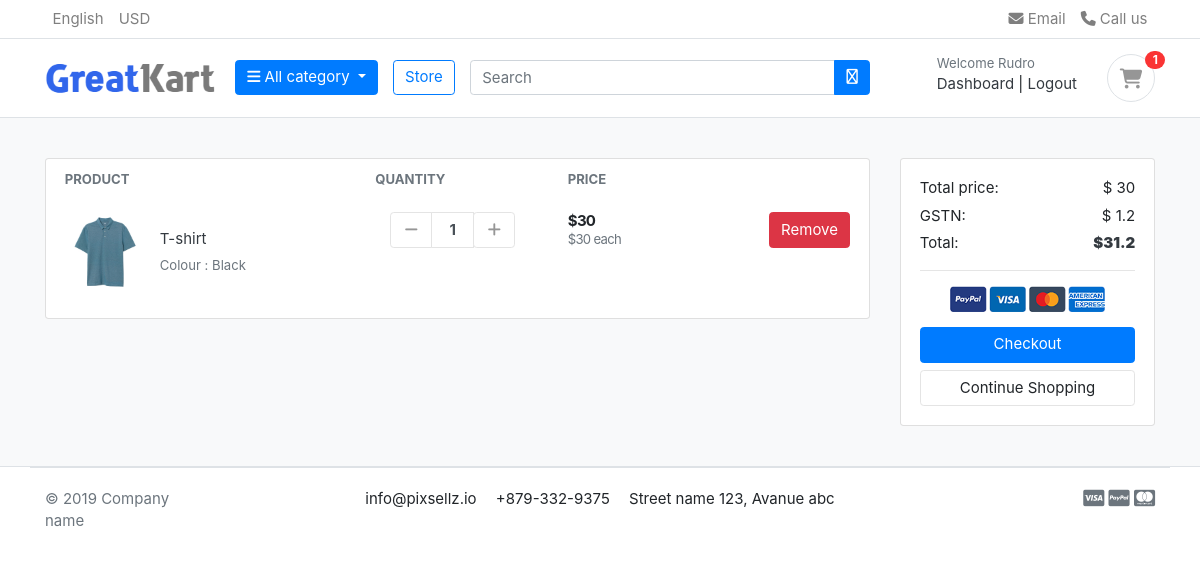
The page /cart/ (signed in) on the database as committed earlier.
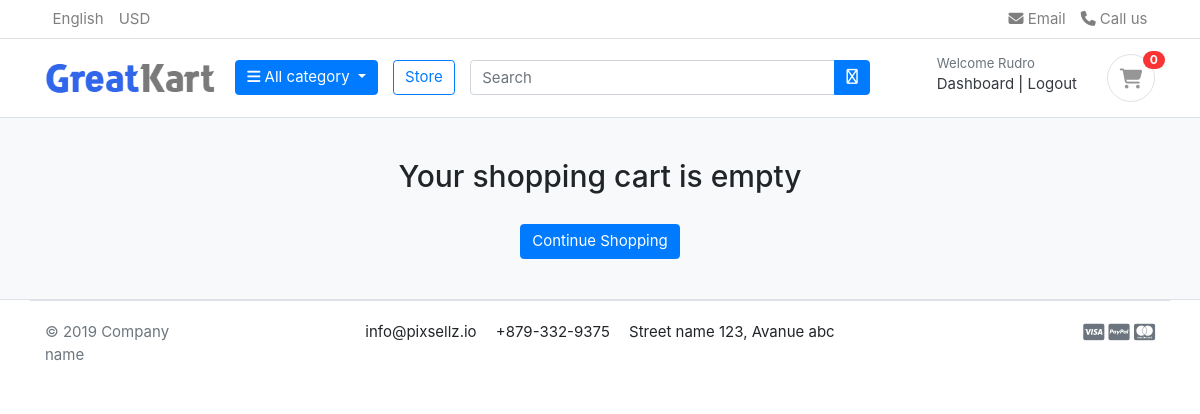
The same page on the database as committed later.
### account/models.py (models this page shows, shortened)
class Account(AbstractBaseUser):
    first_name = models.CharField(max_length=50)
    last_name = models.CharField(max_length=50)
    username = models.CharField(max_length=20,unique= True)
    email = models.EmailField(max_length=100,unique=True)
    phone_number = models.CharField(max_length=100)
    date_join = models.DateTimeField(auto_now_add=True)
    last_login = models.DateTimeField(auto_now_add=True)
    is_admin = models.BooleanField(default=False)
    is_staff = models.BooleanField(default=False)
    is_active = models.BooleanField(default=False)
    is_superadmin = models.BooleanField(default= False)
    USERNAME_FIELD = 'email'
    REQUIRED_FIELDS = ['username','first_name','last_name',]
    objects = MyAccountManager()

### carts/models.py (models this page shows, shortened)
class CartItem(models.Model):
    user = models.ForeignKey(Account, on_delete=models.CASCADE, null=True)
    product = models.ForeignKey(Product, on_delete=models.CASCADE)
    variations = models.ManyToManyField(Variation,blank=True)
    cart = models.ForeignKey(Cart,on_delete=models.CASCADE, null=True)
    quantity = models.IntegerField()
    is_active = models.BooleanField(default=True)
    def sub_total(self):
        return self.product.price * self.quantity

### store/models.py (models this page shows, shortened)
class Product(models.Model):
    product_name = models.CharField(max_length=200, unique=True)
    slug = models.SlugField(max_length=200, unique=True)
    description = models.TextField(max_length=500, blank=True)
    price = models.IntegerField()
    image = models.ImageField(upload_to='photos/product')
    stock = models.IntegerField()
    is_avilable = models.BooleanField(default=True)
    category = models.ForeignKey(Category, on_delete=models.CASCADE)
    created_date = models.DateTimeField(auto_now_add= True)
    modified_date = models.DateTimeField(auto_now=True)
    def get_url(self):
        return reverse('product_detail', args=[self.category.slug, self.slug])

class Variation(models.Model):
    product = models.ForeignKey(Product, on_delete=models.CASCADE)
    variation_category = models.CharField(max_length=100, choices=variation_category_choice)
    variation_value = models.CharField(max_length=100)
    is_active = models.BooleanField(default=True)
    creted_date = models.DateTimeField(auto_now=True)
    objects = VariationManager()

### carts/views.py (the view)
# urls.py: path('',views.cart, name='cart'),
def cart(request, total=0, quantity=0, cart_items=None):
    try:
        gst = 0
        grand_total = 0
        if request.user.is_authenticated:
            cart_items = CartItem.objects.filter(user=request.user, is_active = True)
        else:
            cart = Cart.objects.get(cart_id = _cart_id(request))
            cart_items = CartItem.objects.filter(cart=cart, is_active = True)
        for cart_item in cart_items:
            total += (cart_item.product.price * cart_item.quantity)
            quantity += cart_item.quantity
        gst = (4 * total) / 100
        grand_total = total + gst
    except ObjectDoesNotExist :
        pass
    context = {
        'total' : total,
        'quantity' : quantity,
        'cart_items' : cart_items,
        'gst' : gst,
        'grand_total' : grand_total
    }
    return render(request,'carts/cart.html',context)

### carts/context_processors.py (called while the page is built)
def counter(request):
    cart_count = 0
    if 'admin' in request.path:
        return()
    else:
        try:
            cart = Cart.objects.filter(cart_id = _cart_id(request))
            if request.user.is_authenticated:
                cart_items = CartItem.objects.filter(user=request.user)
            else:
                cart_items = CartItem.objects.filter(cart=cart[:1])
            for cart_item in cart_items:
                cart_count += cart_item.quantity
        except Cart.DoesNotExist:
            cart_count = 0
    return dict(cart_count=cart_count)

### carts/views.py (called while the page is built)
def _cart_id(request):
    cart = request.session.session_key
    if not cart:
        cart = request.session.create()
    return cart

### category/context_processors.py (called while the page is built)
def menu_links(request):
    links = Category.objects.all()
    return dict(links=links)

### category/models.py (called while the page is built)
    def get_url(self):
        return reverse('products_by_category', args=[self.slug])

### templates/carts/cart.html (shortened to what this page needs)
{% extends "base.html" %}
{% load static %}
{% block content %}
<section class="section-content padding-y bg">
    <div class="container">
    {% if not  cart_items %}
    <h2 class="text-center">Your shopping cart is empty</h2>
    <br>
    <div class='text-center'>
        <a href="{% url "store" %}" class='btn btn-primary'>Continue Shopping</a>
    </div>
    {% else %}
    <div class="row">
    <aside class="col-lg-9">
    <div class="card">
        <table class="table table-borderless table-shopping-cart">
            <thead class="text-muted">
            <tr class="small text-uppercase">
            <th scope="col">Product</th>
            <th scope="col" width="120">Quantity</th>
            <th scope="col" width="120">Price</th>
            <th scope="col" class="text-right" width="200"> </th>
            </tr>
            </thead>
        <tbody>
        {% for cart_item in cart_items  %}
        <tr>
            <td>
                <figure class="itemside align-items-center">
                    <div class="aside"><img src="{{cart_item.product.image.url}}" class="img-sm"></div>
                    <figcaption class="info">
                        <a href="{{ cart_item.product.get_url }}" class="title text-dark">{{cart_item.product.product_name}}</a>
                        <p class="text-muted small">
                            {% if cart_item.variations.all %}
                                {% for item in cart_item.variations.all %}
                                {{item.variation_category | capfirst}} : {{item.variation_value | capfirst}} <br>
                                {% endfor %}
                            {% endif %}
                        </p>
                    </figcaption>
                </figure>
            </td>
            <td>
                            <div class="col">
                                <div class="input-group input-spinner">
                                    <div class="input-group-prepend">
                                    <a href="{% url "remove_cart" cart_item.product.id cart_item.id %}" class="btn btn-light" type="button" id="button-plus"> <i class="fa fa-minus"></i> </a>
                                    </div>
                                    <input type="text" class="form-control"  value="{{cart_item.quantity}}">
                                    <div class="input-group-append">
                                    <form action="{% url "add_cart" cart_item.product.id %}" method="POST">
                                        <button class="btn btn-light" type="submit" id="button-minus"> <i class="fa fa-plus"></i></button>
                                    </form>
                                    </div>
                                </div>
                            </div>
            </td>
            <td>
                <div class="price-wrap">
                    <var class="price"> ${{ cart_item.sub_total }} </var>
                    <small class="text-muted"> ${{cart_item.product.price}} each </small>
                </div>
            </td>
            <td class="text-right">
            <a href="{% url "remove_cart_item" cart_item.product.id cart_item.id %}" onclick="return confirm('Are you sure you want to delete this item?')" class="btn btn-danger"> Remove</a>
            </td>
        </tr>
    {% endfor %}
    </tbody>
    </table>
    </div>
    </aside>
        <aside class="col-lg-3">
            <div class="card">
            <div class="card-body">
                <dl class="dlist-align">
                  <dt>Total price:</dt>
                  <dd class="text-right">$ {{total}}</dd>
                </dl>
                <dl class="dlist-align">
                  <dt>GSTN:</dt>
                  <dd class="text-right">$ {{gst}}</dd>
                </dl>
                <dl class="dlist-align">
                  <dt>Total:</dt>
                  <dd class="text-right text-dark b"><strong>${{grand_total}}</strong></dd>
                </dl>
                <hr>
                <p class="text-center mb-3">
                    <img src="{% static 'images/misc/payments.png' %}" height="26">
                </p>
                <a href="{% url "checkout" %}" class="btn btn-primary btn-block"> Checkout </a>
                <a href="{% url "store" %}" class="btn btn-light btn-block">Continue Shopping</a>
            </div>
            </div>
    </aside>
    </div>
    {% endif %}
    </div>
    </section>
{% endblock content %}

### templates/base.html (shortened to what this page needs)
{% load static %}
<!DOCTYPE html>
<html lang="en">
<head>
    <link rel="stylesheet" href="https://cdn.jsdelivr.net/npm/bootstrap@4.6.2/dist/css/bootstrap.min.css">
    <link href="{% static 'fontawesomefree/css/fontawesome.css' %}" rel="stylesheet" type="text/css">
    <link href="{% static 'fontawesomefree/css/solid.css' %}" rel="stylesheet" type="text/css">
    <link rel="stylesheet" href="{% static "css/responsive.css" %}">
    <link rel="stylesheet" href="{% static "css/ui.css" %}">
</head>
<body>
    {% include "partials/_header.html" %}
    {% block content %}
    {% endblock content %}
    {% include "partials/_footer.html" %}
</body>
</html>

### templates/partials/_header.html (shortened to what this page needs)
{% load static %}
<header class="section-header">
	<nav class="navbar p-md-0 navbar-expand-sm navbar-light border-bottom">
	<div class="container">
	  <div class="collapse navbar-collapse" id="navbarTop4">
		<ul class="navbar-nav mr-auto">
			<li class="nav-item dropdown">
				 <a href="#" class="nav-link"> English </a>
			</li>
			<li class="nav-item dropdown">
				<a href="#" class="nav-link"> USD </a>
			</li>
		</ul>
		<ul class="navbar-nav">
			<li><a href="#" class="nav-link"> <i class="fa fa-envelope"></i> Email </a></li>
			<li><a href="#" class="nav-link"> <i class="fa fa-phone"></i> Call us </a></li>
		</ul>
	  </div>
	</div>
	</nav>
	<section class="header-main border-bottom">
		<div class="container">
	<div class="row align-items-center">
		<div class="col-lg-2 col-md-3 col-6">
			<a href="{% url "home" %}" class="brand-wrap">
				<img class="logo" src="{% static "images/logo.png" %}">
			</a>
		</div>
		<div class="col-lg col-sm col-md col-6 flex-grow-0">
			<div class="dropdown category-wrap d-inline-block float-right">
				<button type="button" class="btn btn-primary dropdown-toggle" data-toggle="dropdown">
					<i class="fa fa-bars"></i> All category
				</button>
			</div>
		</div>
		<a href="{% url "store" %}" class="btn btn-outline-primary">Store</a>
		<div class="col-lg  col-md-6 col-sm-12 col">
			<form action="{% url "search" %}" class="search" method="GET">
				<div class="input-group w-100">
					<input type="text" class="form-control" style="width:60%;" placeholder="Search" name="keyword">
					<div class="input-group-append">
					  <button class="btn btn-primary" type="submit">
						<i class="fa-regular fa-magnifying-glass"></i>
					  </button>
					</div>
				</div>
			</form>
		</div>
		<div class="col-lg-3 col-sm-6 col-8 order-2 order-lg-3">
					<div class="d-flex justify-content-end mb-3 mb-lg-0">
						{% if user.id is None %}
						<div class="widget-header">
							<small class="title text-muted">Welcome guest!</small>
							<div>
								<a href="{% url "login" %}">Sign in</a> <span class="dark-transp"> | </span>
								<a href="{% url "register" %}"> Register</a>
							</div>
						</div>
						{% else %}
						<div class="widget-header">
							<small class="title text-muted">Welcome {{user.first_name}}</small>
							<div>
								<a href="{% url "dashboard" %}">Dashboard</a> <span class="dark-transp"> | </span>
								<a href="{% url "logout" %}"> Logout </a>
							</div>
						</div>
						{% endif %}
						<a href="{% url "cart" %}" class="widget-header pl-3 ml-3">
							<div class="icon icon-sm rounded-circle border"><i class="fa fa-shopping-cart"></i></div>
							<span class="badge badge-pill badge-danger notify">{{cart_count}}</span>
						</a>
					</div>
				</div>
	</div>
		</div>
	</section>
	</header>

### templates/partials/_footer.html (shortened to what this page needs)
<footer class="section-footer border-top">
    <div class="container">
        <section class="footer-bottom border-top row">
            <div class="col-md-2">
                <p class="text-muted"> &copy 2019 Company name </p>
            </div>
            <div class="col-md-8 text-md-center">
                <span  class="px-2">info@pixsellz.io</span>
                <span  class="px-2">+879-332-9375</span>
                <span  class="px-2">Street name 123, Avanue abc</span>
            </div>
            <div class="col-md-2 text-md-right text-muted">
            </div>
        </section>
    </div>
</footer>

### static/css/ui.css (style rules this page uses)
html { font-family: "Inter", sans-serif; font-size: 15px; }
.icon-xs, .icon-sm, .icon-md, .icon-lg { display: inline-block; text-align: center; flex-shrink: 0; flex-grow: 0; }
.icon-sm { width: 48px; height: 48px; line-height: 48px !important; font-size: 20px; }
.padding-y { padding-top: 40px; padding-bottom: 40px; }
.bg { background-color: #f8f9fa; }
p:last-child { margin-bottom: 0; }
.header-main { position: relative; padding-top: 1rem; padding-bottom: 1rem; }
.brand-wrap .logo, .navbar-brand .logo { margin-right: 7px; max-height: 42px; display: inline-block; }
.widget-header { display: inline-block; vertical-align: middle; position: relative; }
.widget-header a { color: #343a40; }
.widget-header i { color: #969696; }
.widget-header .title { display: block; }
.widget-header .notify { position: absolute; top: -3px; right: -10px; }
.footer-bottom { padding-top: 20px; padding-bottom: 20px; }
.notify { position: absolute; top: -4px; right: -10px; display: inline-block; padding: 0.25em 0.6em; font-size: 12px; line-height: 1; text-align: center; border-radius: 3rem; color: #fff; background-color: #fa3434; }

Rows that differ between the two databases and show on the page:
removed CartItem: product.image (picture), product.product_name "T-shirt", quantity "1", sub_total "30", product.price "30"
no longer on this page (row unchanged): Variation: variation_category "Colour", variation_value "Black"
Other text that changed with them:
{{ cart_count }}: "1" → "0"
{{ total }}: "30" → (not shown)
{{ gst }}: "1.2" → (not shown)
{{ grand_total }}: "31.2" → (not shown)
text no longer shown: "PRODUCT QUANTITY PRICE Total price: $ GSTN: $ Total: $ Checkout"
text now shown: "Your shopping cart is empty"
